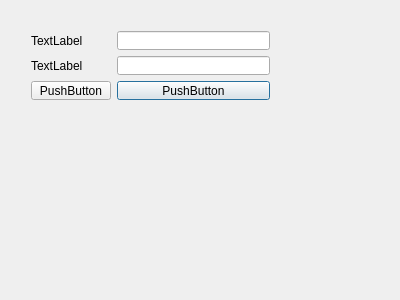
<?xml version="1.0" encoding="UTF-8"?>
<ui version="4.0">
 <class>Dialog</class>
 <widget class="QDialog" name="Dialog">
  <property name="geometry">
   <rect>
    <x>0</x>
    <y>0</y>
    <width>400</width>
    <height>300</height>
   </rect>
  </property>
  <property name="windowTitle">
   <string>Dialog</string>
  </property>
  <widget class="QWidget" name="verticalLayoutWidget">
   <property name="geometry">
    <rect>
     <x>20</x>
     <y>20</y>
     <width>261</width>
     <height>91</height>
    </rect>
   </property>
   <layout class="QVBoxLayout" name="verticalLayout">
    <item>
     <layout class="QHBoxLayout" name="horizontalLayout">
      <item>
       <layout class="QGridLayout" name="gridLayout">
        <item row="0" column="0">
         <widget class="QLabel" name="label_2">
          <property name="text">
           <string>TextLabel</string>
          </property>
         </widget>
        </item>
        <item row="2" column="0">
         <widget class="QLabel" name="label">
          <property name="text">
           <string>TextLabel</string>
          </property>
         </widget>
        </item>
        <item row="0" column="1">
         <widget class="QLineEdit" name="lineEdit"/>
        </item>
        <item row="2" column="1">
         <widget class="QLineEdit" name="lineEdit_2"/>
        </item>
        <item row="3" column="1">
         <widget class="QPushButton" name="pushButton_2">
          <property name="text">
           <string>PushButton</string>
          </property>
         </widget>
        </item>
        <item row="3" column="0">
         <widget class="QPushButton" name="pushButton">
          <property name="text">
           <string>PushButton</string>
          </property>
         </widget>
        </item>
       </layout>
      </item>
     </layout>
    </item>
   </layout>
  </widget>
 </widget>
 <layoutdefault spacing="6" margin="11"/>
 <resources/>
 <connections>
  <connection>
   <sender>pushButton_2</sender>
   <signal>clicked()</signal>
   <receiver>Dialog</receiver>
   <slot>close()</slot>
   <hints>
    <hint type="sourcelabel">
     <x>195</x>
     <y>92</y>
    </hint>
    <hint type="destinationlabel">
     <x>199</x>
     <y>149</y>
    </hint>
   </hints>
  </connection>
 </connections>
</ui>
